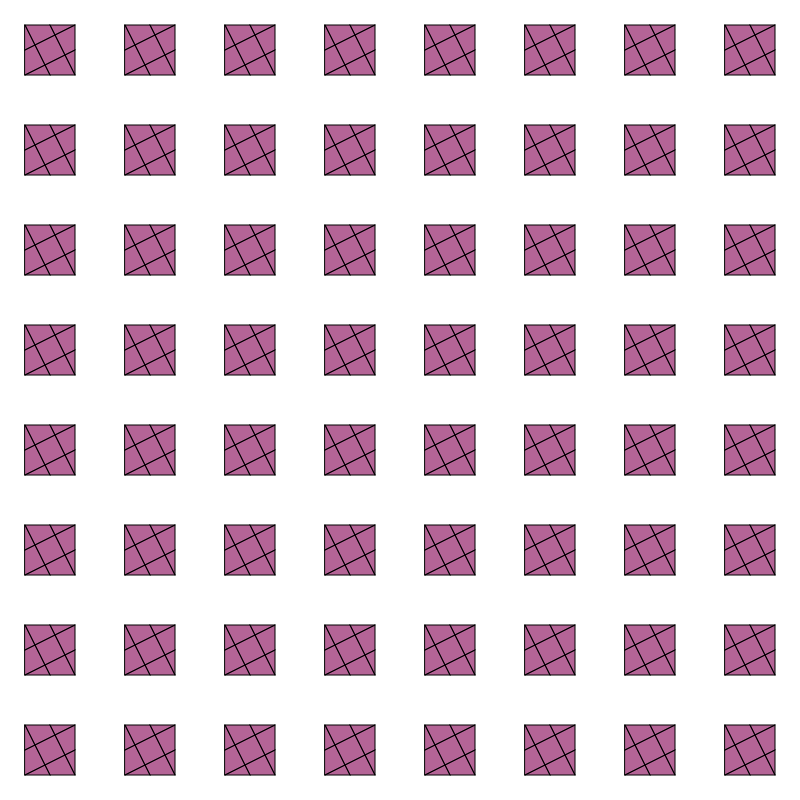
Frame 1 (no input)
Frame 2 (the mouse pressed at the canvas centre, redrawn once): identical to frame 1, image omitted

The p5.js sketch that drew this single still picture (run headless with seeded random() and noise() and a simulated clock; the mouse was pressed at the canvas centre and the sketch redrawn once):

// p5.js sketch
// ── sketch.js
function setup() {
  createCanvas (800, 800);
  angleMode(DEGREES);
  noLoop(); 
}

function drawSawtoothStar() {

  //drawing the central square
  fill(180, 100, 150);
  rectMode(CENTER);
  rect(0, 0, 50, 50); //central square

  // draw the triangles 
  fill(200, 150, 200);
  let triangleSize = 50;


  // top of the triangle
  push();
  translate(0, -triangleSize / 2);
  triangle(-triangleSize / 2, triangleSize / 2, triangleSize / 2, 0, -triangleSize / 2);
  pop();

  //bottom of the triangle
  push();
  translate(0, triangleSize / 2);
  rotate(180);
  triangle(-triangleSize / 2, triangleSize / 2, triangleSize / 2, 0, -triangleSize / 2);
  pop();

  //left triangle 
  push();
  translate(-triangleSize / 2, 0);
  rotate(-90);
  triangle(-triangleSize / 2, triangleSize / 2, triangleSize / 2, 0, -triangleSize / 2);
  pop();

  //right triangle
  push();
  translate(triangleSize / 2,0);
  rotate(90);
  triangle(-triangleSize / 2, triangleSize / 2, triangleSize / 2, 0, -triangleSize / 2);
  pop();
}
 function draw() {
  background(255);

  let tileSize = 100; //each tile size

  //loop to create the grid

  for (let x = 0; x < 8; x++) {
      for (let y = 0; y < 8; y++) {

   push();
   translate(x * tileSize + tileSize / 2, y * tileSize + tileSize / 2); // offset the tile
   drawSawtoothStar();
   pop();
   }
  }
 }
